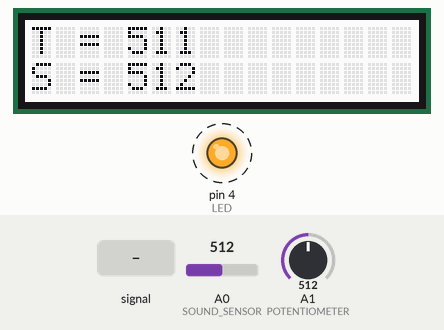
The sketch below on a simulated Arduino Uno, built with avr-gcc and run on an emulated ATmega328P. Shown: 16×2 character LCD, output pins drawn as LEDs (lit = HIGH). Dashed ring = blinking. The test bench sets the inputs (shaded band); at power-on: A0 (SOUND_SENSOR) = 512, A1 (POTENTIOMETER) = 512. What the sketch prints to the serial monitor is not drawn.

Above: at 5.2 s.
5.3 s: A0 (SOUND_SENSOR) set to 502
At 6.9 s:
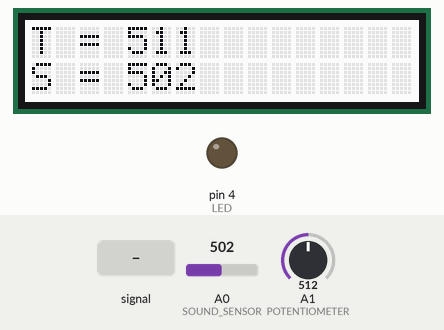
8.3 s: A0 (SOUND_SENSOR) fed a 2 Hz sine of ±306 counts around its level
At 8.89 s:
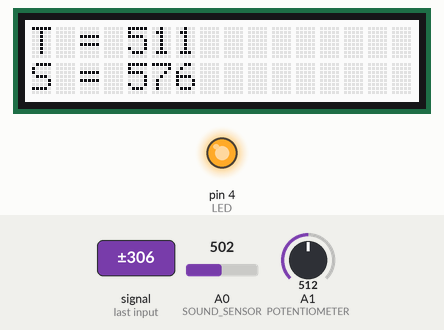
9.8 s: A1 (POTENTIOMETER) set to 306
At 10.24 s:
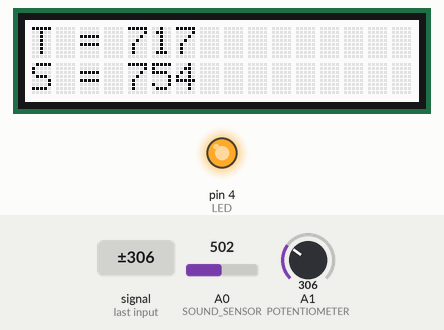
12.8 s: A0 (SOUND_SENSOR) set to 0
At 13.5 s:
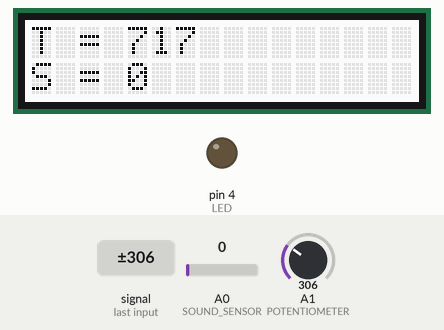
15.8 s: A1 (POTENTIOMETER) set to 0
At 16.7 s:
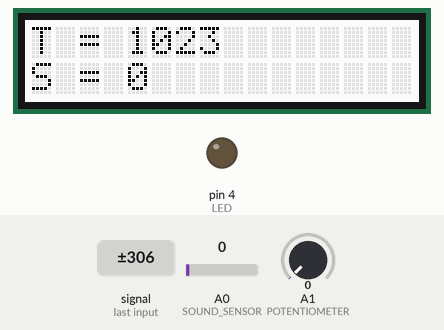
18.8 s: A0 (SOUND_SENSOR) set to 122
At 20.1 s:
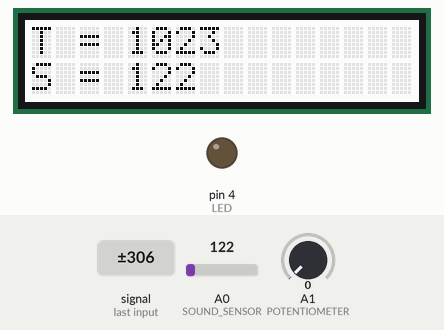
Timing chart, 0 to 21.8 s (numbered marks = the images above; inputs shaded):
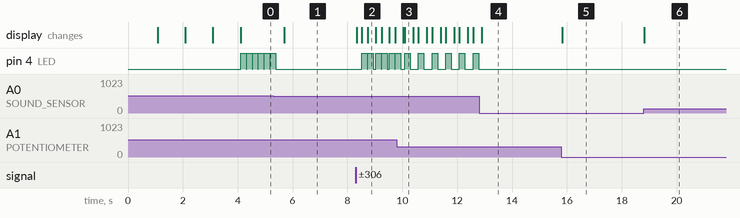

Measured:
- the behaviour switches between 512 and 511 on A0 (SOUND_SENSOR) (found by bisection; images 0 and 1)
- after the input at 5.3 s, pin 4 (LED): goes on until 5.4 s, then stays LOW; the display: changes after 0.40 s (image 1)
- after the input at 8.3 s, pin 4 (LED): LOW → HIGH after 0.23 s, then repeats every 0.50 s: LOW 0.02 s, HIGH 0.20 s, LOW 0.09 s, HIGH 0.20 s; the display: first changes at once (image 2 shows a later state)
- after the input at 12.8 s, pin 4 (LED): stops changing and stays LOW
- after the input at 15.8 s, the display: changes at once (image 5)
- after the input at 18.8 s, the display: changes at once (image 6)
- by itself, pin 4 (LED): alternates HIGH for 0.20 s and LOW for 0.02 s

The sketch:

RotaryThresholdSoundSensor.ino
```cpp
/*
    RotaryThresholdSoundSensor.ino
    Author:   Sean Breen

    This sketch reads the value from the sound sensor, and when it goes above a threshold value lights the LED.
    The threshold value is set using the rotary angle sensor.
    Both the threshold value and sound sensor values are displayed on the LCD display.
    When the threshold is exceeded, the screen will also turn red.

    Setup as follows:

      1.  Connect sound sensor to A0.
      2.  Connect rotary angle sensor to A1.
      3.  Connect LED to D4.
      4.  Connect LCD display to I2C.
      5.  Transfer this sketch to Edison using Arduino IDE.
*/

/*macro definitions of the sound sensor, potentiometer and LED*/
#define POTENTIOMETER A1
#define SOUND_SENSOR A0
#define LED 4      // the number of the LED pin (D4 in ths case)

#include <Wire.h>
#include "rgb_lcd.h"

/* define the LCD screen */
rgb_lcd lcd;

void setup() {

    // set up the LCD's number of columns and rows:
    lcd.begin(16, 2);
    Serial.begin(9600);

    pinMode(LED, OUTPUT);
    pinMode(SOUND_SENSOR, INPUT);

    lcd.print("Loading");
    lcd.setCursor(0, 1);
    lcd.print("Sound sensor");
    lcd.setCursor(7, 0);
    delay(1000);
    lcd.print(".");
    delay(1000);
    lcd.print(".");
    delay(1000);
    lcd.print(".");
    delay(1000);

}

void loop() { // this code loops forever

    int soundSensorValue = analogRead(SOUND_SENSOR);      // use A0 to read signal from sound sensor
    int potentiometerValue = analogRead(POTENTIOMETER);   // use A1 to read signal from potentiometer
    int thresholdValue = 1023 - potentiometerValue;       // correct threshold value

    lcd.clear();
    lcd.print("T = ");
    lcd.print(thresholdValue);
    lcd.setCursor(0, 1);        // move to second line of LCD screen
    lcd.print("S = ");
    lcd.print(soundSensorValue);

    // check if sound level has exceeded threshold
    if(soundSensorValue > thresholdValue)
    {
      Serial.print("Threshold exceeded!\n");
      Serial.print("Sound level = ");
      Serial.println(soundSensorValue);

      Serial.print("Threshold = ");
      Serial.println(thresholdValue);

      lcd.setPWM(REG_GREEN, 0); // turn LCD red
      lcd.setPWM(REG_BLUE, 0);
      digitalWrite(LED, HIGH);  // if the sound sensor value is larger than the threshold value, then light the LED
      delay(200);
      lcd.setPWM(REG_GREEN, 254);
      lcd.setPWM(REG_BLUE, 254);

    }

    digitalWrite(LED, LOW);

}

/*********************************************************************************************************
  END FILE
*********************************************************************************************************/
```
